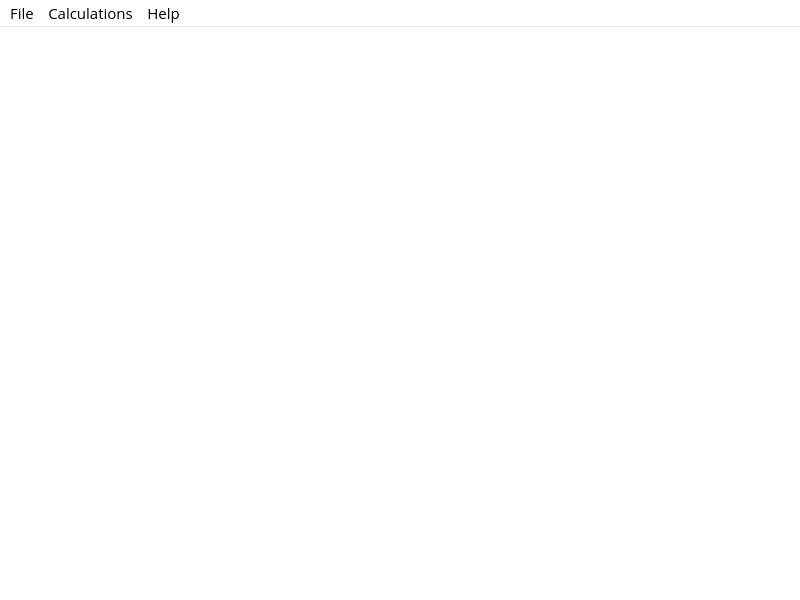
<?xml version="1.0" encoding="UTF-8"?>
<ui version="4.0">
 <class>MainWindow</class>
 <widget class="QMainWindow" name="MainWindow">
  <property name="geometry">
   <rect>
    <x>0</x>
    <y>0</y>
    <width>800</width>
    <height>600</height>
   </rect>
  </property>
  <property name="palette">
   <palette>
    <active>
     <colorrole role="Button">
      <brush brushstyle="SolidPattern">
       <color alpha="255">
        <red>222</red>
        <green>222</green>
        <blue>222</blue>
       </color>
      </brush>
     </colorrole>
     <colorrole role="Base">
      <brush brushstyle="SolidPattern">
       <color alpha="255">
        <red>255</red>
        <green>255</green>
        <blue>255</blue>
       </color>
      </brush>
     </colorrole>
     <colorrole role="Window">
      <brush brushstyle="SolidPattern">
       <color alpha="255">
        <red>255</red>
        <green>255</green>
        <blue>255</blue>
       </color>
      </brush>
     </colorrole>
    </active>
    <inactive>
     <colorrole role="Button">
      <brush brushstyle="SolidPattern">
       <color alpha="255">
        <red>222</red>
        <green>222</green>
        <blue>222</blue>
       </color>
      </brush>
     </colorrole>
     <colorrole role="Base">
      <brush brushstyle="SolidPattern">
       <color alpha="255">
        <red>255</red>
        <green>255</green>
        <blue>255</blue>
       </color>
      </brush>
     </colorrole>
     <colorrole role="Window">
      <brush brushstyle="SolidPattern">
       <color alpha="255">
        <red>255</red>
        <green>255</green>
        <blue>255</blue>
       </color>
      </brush>
     </colorrole>
    </inactive>
    <disabled>
     <colorrole role="Button">
      <brush brushstyle="SolidPattern">
       <color alpha="255">
        <red>222</red>
        <green>222</green>
        <blue>222</blue>
       </color>
      </brush>
     </colorrole>
     <colorrole role="Base">
      <brush brushstyle="SolidPattern">
       <color alpha="255">
        <red>255</red>
        <green>255</green>
        <blue>255</blue>
       </color>
      </brush>
     </colorrole>
     <colorrole role="Window">
      <brush brushstyle="SolidPattern">
       <color alpha="255">
        <red>255</red>
        <green>255</green>
        <blue>255</blue>
       </color>
      </brush>
     </colorrole>
    </disabled>
   </palette>
  </property>
  <property name="font">
   <font>
    <family>Open Sans</family>
    <pointsize>11</pointsize>
    <stylestrategy>PreferAntialias</stylestrategy>
   </font>
  </property>
  <property name="windowTitle">
   <string>Agemarker</string>
  </property>
  <property name="windowIcon">
   <iconset resource="../graphics.qrc">
    <normaloff>:/new/icons/application-icon.ico</normaloff>:/new/icons/application-icon.ico</iconset>
  </property>
  <widget class="QWidget" name="layout">
   <layout class="QVBoxLayout" name="verticalLayout">
    <property name="leftMargin">
     <number>0</number>
    </property>
    <property name="topMargin">
     <number>0</number>
    </property>
    <property name="rightMargin">
     <number>0</number>
    </property>
    <property name="bottomMargin">
     <number>0</number>
    </property>
    <item>
     <widget class="QScrollArea" name="calculationsScroll">
      <property name="frameShape">
       <enum>QFrame::NoFrame</enum>
      </property>
      <property name="widgetResizable">
       <bool>true</bool>
      </property>
      <widget class="QWidget" name="calculationsLayout">
       <property name="geometry">
        <rect>
         <x>0</x>
         <y>0</y>
         <width>800</width>
         <height>574</height>
        </rect>
       </property>
       <layout class="QVBoxLayout" name="verticalLayout_2"/>
      </widget>
     </widget>
    </item>
   </layout>
  </widget>
  <widget class="QMenuBar" name="menuBar">
   <property name="geometry">
    <rect>
     <x>0</x>
     <y>0</y>
     <width>800</width>
     <height>26</height>
    </rect>
   </property>
   <property name="font">
    <font>
     <family>Open Sans</family>
     <pointsize>11</pointsize>
     <stylestrategy>PreferAntialias</stylestrategy>
    </font>
   </property>
   <widget class="QMenu" name="menuHelp">
    <property name="font">
     <font>
      <stylestrategy>PreferAntialias</stylestrategy>
     </font>
    </property>
    <property name="title">
     <string>Help</string>
    </property>
    <addaction name="actionAbout"/>
   </widget>
   <widget class="QMenu" name="menuFile">
    <property name="font">
     <font>
      <stylestrategy>PreferAntialias</stylestrategy>
     </font>
    </property>
    <property name="title">
     <string>File</string>
    </property>
    <addaction name="actionSettings"/>
    <addaction name="separator"/>
    <addaction name="actionExit"/>
   </widget>
   <widget class="QMenu" name="menuCalculations">
    <property name="font">
     <font>
      <family>Open Sans</family>
      <pointsize>11</pointsize>
      <stylestrategy>PreferAntialias</stylestrategy>
     </font>
    </property>
    <property name="title">
     <string>Calculations</string>
    </property>
    <widget class="QMenu" name="menuRemove">
     <property name="font">
      <font>
       <family>Open Sans</family>
       <pointsize>11</pointsize>
       <stylestrategy>PreferAntialias</stylestrategy>
      </font>
     </property>
     <property name="title">
      <string>Remove</string>
     </property>
     <addaction name="actionRemoveAll"/>
     <addaction name="actionRemoveFinished"/>
    </widget>
    <addaction name="actionAddCalculation"/>
    <addaction name="actionLoadCalculation"/>
    <addaction name="separator"/>
    <addaction name="menuRemove"/>
   </widget>
   <addaction name="menuFile"/>
   <addaction name="menuCalculations"/>
   <addaction name="menuHelp"/>
  </widget>
  <action name="actionPreferences">
   <property name="text">
    <string>Preferences</string>
   </property>
   <property name="font">
    <font>
     <family>Open Sans</family>
     <pointsize>11</pointsize>
    </font>
   </property>
  </action>
  <action name="actionAbout">
   <property name="text">
    <string>About Agemarker</string>
   </property>
   <property name="font">
    <font>
     <family>Open Sans</family>
     <pointsize>11</pointsize>
     <stylestrategy>PreferAntialias</stylestrategy>
    </font>
   </property>
  </action>
  <action name="actionStartCalculation">
   <property name="text">
    <string>Start New Calculation</string>
   </property>
   <property name="font">
    <font>
     <family>Open Sans</family>
     <pointsize>11</pointsize>
    </font>
   </property>
  </action>
  <action name="actionExit">
   <property name="text">
    <string>Exit</string>
   </property>
   <property name="font">
    <font>
     <family>Open Sans</family>
     <pointsize>11</pointsize>
     <stylestrategy>PreferAntialias</stylestrategy>
    </font>
   </property>
  </action>
  <action name="actionAddCalculation">
   <property name="text">
    <string>New</string>
   </property>
   <property name="font">
    <font>
     <family>Open Sans</family>
     <pointsize>11</pointsize>
     <stylestrategy>PreferAntialias</stylestrategy>
    </font>
   </property>
   <property name="shortcut">
    <string>Ctrl+N</string>
   </property>
  </action>
  <action name="actionRemoveAll">
   <property name="text">
    <string>All</string>
   </property>
   <property name="font">
    <font>
     <family>Open Sans</family>
     <pointsize>11</pointsize>
     <stylestrategy>PreferAntialias</stylestrategy>
    </font>
   </property>
   <property name="shortcut">
    <string>Ctrl+R</string>
   </property>
  </action>
  <action name="actionRemoveFinished">
   <property name="text">
    <string>Finished</string>
   </property>
   <property name="font">
    <font>
     <family>Open Sans</family>
     <pointsize>11</pointsize>
     <stylestrategy>PreferAntialias</stylestrategy>
    </font>
   </property>
   <property name="shortcut">
    <string>Ctrl+F</string>
   </property>
  </action>
  <action name="actionSettings">
   <property name="text">
    <string>Settings</string>
   </property>
   <property name="font">
    <font>
     <family>Open Sans</family>
     <pointsize>11</pointsize>
     <stylestrategy>PreferAntialias</stylestrategy>
    </font>
   </property>
  </action>
  <action name="actionLoadCalculation">
   <property name="text">
    <string>Load from results</string>
   </property>
   <property name="font">
    <font>
     <stylestrategy>PreferAntialias</stylestrategy>
    </font>
   </property>
   <property name="shortcut">
    <string>Ctrl+L</string>
   </property>
  </action>
 </widget>
 <layoutdefault spacing="6" margin="11"/>
 <resources>
  <include location="../graphics.qrc"/>
 </resources>
 <connections/>
</ui>
